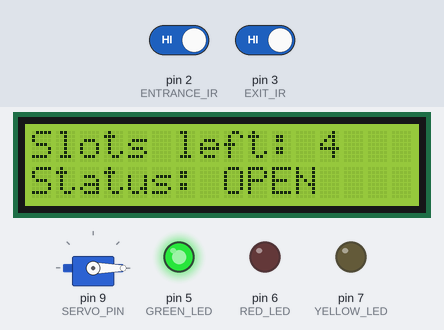
A sketch run on a simulated Arduino Uno, built with avr-gcc and run on an emulated ATmega328P. Parts: servo, 16×2 character LCD, output pins drawn as LEDs (lit = HIGH). The inputs (shaded band) are chosen by the test bench; at power-on: pin 2 (ENTRANCE_IR) HIGH, pin 3 (EXIT_IR) HIGH. What the sketch prints to the serial monitor is not drawn.

Above: at 1.2 s.
1.3 s: pin 2 (ENTRANCE_IR) driven LOW
At 1.9 s:
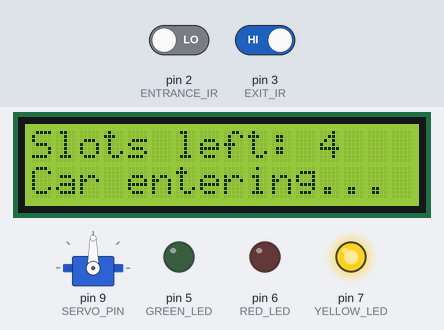
2.8 s: pin 2 (ENTRANCE_IR) driven HIGH
At 4.3 s:
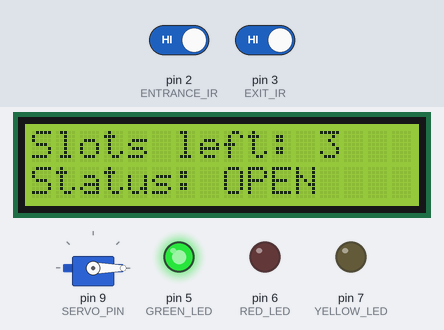
5.3 s: pin 3 (EXIT_IR) driven LOW
At 6.3 s:
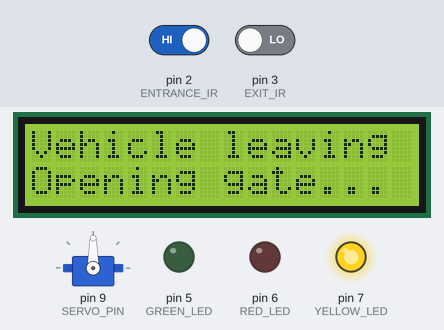
6.8 s: pin 3 (EXIT_IR) driven HIGH
At 8.6 s:
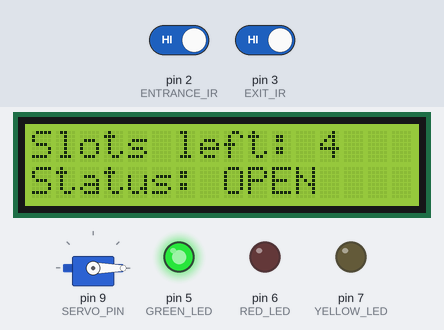
Timing chart, 0 to 10.1 s (numbered marks = the images above; inputs shaded):
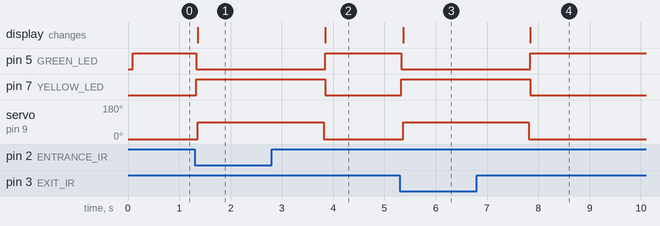

The sketch:

arduino_smart_parking_system_fc51.ino
```cpp
// =============================================================================
//  Smart Parking Management System  —  REAL BOARD (FC-51 IR sensors)
//
//  MCU      : Arduino Uno
//  Sensors  : 2x FC-51 IR obstacle sensors  (entrance + exit, active-LOW)
//  Actuator : SG90 servo                     (entry/exit barrier)
//  Display  : 16x2 I2C LCD
//  Feedback : Green / Red / Yellow LEDs       (traffic-light style)
//
//  This is the firmware for the PHYSICAL prototype. FC-51 modules output a
//  clean digital obstacle signal (LOW when a vehicle breaks the IR beam), so no
//  distance measurement is needed. The Wokwi simulation of this project uses
//  HC-SR04 ultrasonic sensors instead (the FC-51 module isn't available in
//  Wokwi) and lives in firmware/simulation/.
// =============================================================================

#include <Wire.h>
#include <LiquidCrystal_I2C.h>
#include <Servo.h>

// -----------------------------------------------------------------------------
//  Pin map
// -----------------------------------------------------------------------------
const uint8_t ENTRANCE_IR = 2;    // FC-51 OUT — LOW when a vehicle is detected
const uint8_t EXIT_IR     = 3;    // FC-51 OUT — LOW when a vehicle is detected

const uint8_t GREEN_LED   = 5;
const uint8_t RED_LED     = 6;
const uint8_t YELLOW_LED  = 7;
const uint8_t SERVO_PIN   = 9;

// -----------------------------------------------------------------------------
//  Tunable parameters
// -----------------------------------------------------------------------------
const uint8_t  TOTAL_SPACES       = 4;
const uint8_t  CONFIRM_READS      = 4;     // Consecutive "detected" reads needed
const uint8_t  DEBOUNCE_SAMPLE_MS = 8;     // Gap between confirmation samples
const uint16_t GATE_OPEN_HOLD_MS  = 1000;  // Hold after the beam clears
const uint16_t GATE_MAX_OPEN_MS   = 8000;  // Safety: force-close after this
const uint16_t FULL_WARN_MS       = 1500;  // "FULL" message display time
const uint16_t DEBOUNCE_MS        = 1000;  // Min ms between accepted triggers

const uint8_t  GATE_CLOSED_DEG    = 0;
const uint8_t  GATE_OPEN_DEG      = 90;

// FC-51 output polarity: LOW = obstacle present
const uint8_t  VEHICLE_DETECTED   = LOW;

// -----------------------------------------------------------------------------
//  System-state enum — makes the finite state machine explicit
// -----------------------------------------------------------------------------
enum SystemState : uint8_t {
  STATE_IDLE,
  STATE_VEHICLE_ENTERING,
  STATE_VEHICLE_EXITING,
  STATE_LOT_FULL_WARN
};

// -----------------------------------------------------------------------------
//  Globals
// -----------------------------------------------------------------------------
LiquidCrystal_I2C lcd(0x27, 16, 2);   // If the LCD stays blank, try 0x3F
Servo             gateServo;
SystemState       currentState   = STATE_IDLE;
uint8_t           availableSlots = TOTAL_SPACES;

uint32_t          lastEntranceMs = 0;   // Debounce timestamps
uint32_t          lastExitMs     = 0;

// -----------------------------------------------------------------------------
//  setup()
// -----------------------------------------------------------------------------
void setup() {
  Serial.begin(9600);

  pinMode(ENTRANCE_IR, INPUT);
  pinMode(EXIT_IR,     INPUT);

  pinMode(GREEN_LED,  OUTPUT);
  pinMode(RED_LED,    OUTPUT);
  pinMode(YELLOW_LED, OUTPUT);

  gateServo.attach(SERVO_PIN);
  closeGate();

  lcd.init();
  lcd.backlight();

  Serial.println(F("=== Smart Parking System READY (FC-51) ==="));
  updateDisplay();
}

// -----------------------------------------------------------------------------
//  loop()  — poll both sensors, dispatch entry/exit events
// -----------------------------------------------------------------------------
void loop() {
  uint32_t now = millis();

  // --- ENTRANCE ---
  if (vehiclePresent(ENTRANCE_IR) && (now - lastEntranceMs) > DEBOUNCE_MS) {
    lastEntranceMs = now;
    if (availableSlots > 0) handleVehicleEntry();
    else                    handleLotFull();
  }
  // --- EXIT  (else-if prevents simultaneous entry+exit processing) ---
  else if (vehiclePresent(EXIT_IR) && (now - lastExitMs) > DEBOUNCE_MS) {
    lastExitMs = now;
    if (availableSlots < TOTAL_SPACES) handleVehicleExit();
  }
}

// -----------------------------------------------------------------------------
//  Event handlers
// -----------------------------------------------------------------------------
void handleVehicleEntry() {
  currentState = STATE_VEHICLE_ENTERING;
  Serial.print(F("ENTRY  - slots before: ")); Serial.println(availableSlots);

  setLEDs(false, false, true);        // Yellow = gate moving

  lcd.clear();
  lcd.setCursor(0, 0); lcd.print(F("Slots left: ")); lcd.print(availableSlots);
  lcd.setCursor(0, 1); lcd.print(F("Car entering... "));

  openGate();
  waitForClear(ENTRANCE_IR);          // Hold until the car passes the beam
  delay(GATE_OPEN_HOLD_MS);
  closeGate();

  availableSlots = constrain(availableSlots - 1, 0, TOTAL_SPACES);
  Serial.print(F("ENTRY done - slots now: ")); Serial.println(availableSlots);

  currentState = STATE_IDLE;
  updateDisplay();
}

void handleVehicleExit() {
  currentState = STATE_VEHICLE_EXITING;
  Serial.print(F("EXIT   - slots before: ")); Serial.println(availableSlots);

  setLEDs(false, false, true);

  lcd.clear();
  lcd.setCursor(0, 0); lcd.print(F("Vehicle leaving "));
  lcd.setCursor(0, 1); lcd.print(F("Opening gate... "));

  openGate();
  waitForClear(EXIT_IR);
  delay(GATE_OPEN_HOLD_MS);
  closeGate();

  availableSlots = constrain(availableSlots + 1, 0, TOTAL_SPACES);
  Serial.print(F("EXIT done - slots now: ")); Serial.println(availableSlots);

  currentState = STATE_IDLE;
  updateDisplay();
}

void handleLotFull() {
  currentState = STATE_LOT_FULL_WARN;
  Serial.println(F("LOT FULL - entry denied"));

  setLEDs(false, true, false);        // Red only

  lcd.clear();
  lcd.setCursor(0, 0); lcd.print(F("  PARKING FULL  "));
  lcd.setCursor(0, 1); lcd.print(F(" NO SPACE LEFT! "));
  delay(FULL_WARN_MS);

  currentState = STATE_IDLE;
  updateDisplay();
}

// -----------------------------------------------------------------------------
//  Sensor helper — software-debounced read of an FC-51 module
// -----------------------------------------------------------------------------
// Returns true only if the sensor reads "detected" for CONFIRM_READS samples in
// a row. A raw IR module can blip on ambient light or a passing hand; requiring
// several consecutive reads rejects those single-frame false triggers.
bool vehiclePresent(uint8_t irPin) {
  for (uint8_t i = 0; i < CONFIRM_READS; i++) {
    if (digitalRead(irPin) != VEHICLE_DETECTED) return false;
    delay(DEBOUNCE_SAMPLE_MS);
  }
  return true;
}

// Block until the beam is clear again, with a safety timeout so a stalled car
// or a stuck sensor can't hold the gate open and freeze the whole system.
void waitForClear(uint8_t irPin) {
  uint32_t start = millis();
  while (digitalRead(irPin) == VEHICLE_DETECTED) {
    if (millis() - start > GATE_MAX_OPEN_MS) {
      Serial.println(F("WARN: gate-open timeout - forcing close"));
      return;
    }
    delay(50);
  }
}

// -----------------------------------------------------------------------------
//  Gate control
// -----------------------------------------------------------------------------
void openGate()  { gateServo.write(GATE_OPEN_DEG);   }
void closeGate() { gateServo.write(GATE_CLOSED_DEG); }

// -----------------------------------------------------------------------------
//  LED control — single function keeps the LED state consistent
// -----------------------------------------------------------------------------
void setLEDs(bool green, bool red, bool yellow) {
  digitalWrite(GREEN_LED,  green  ? HIGH : LOW);
  digitalWrite(RED_LED,    red    ? HIGH : LOW);
  digitalWrite(YELLOW_LED, yellow ? HIGH : LOW);
}

// -----------------------------------------------------------------------------
//  Display
// -----------------------------------------------------------------------------
void updateDisplay() {
  bool isFull = (availableSlots == 0);

  lcd.clear();
  lcd.setCursor(0, 0);
  lcd.print(F("Slots left: ")); lcd.print(availableSlots);

  lcd.setCursor(0, 1);
  lcd.print(isFull ? F("Status: FULL") : F("Status: OPEN"));

  setLEDs(!isFull, isFull, false);    // Green if open, Red if full

  Serial.print(F("Display updated - "));
  Serial.print(availableSlots);
  Serial.println(isFull ? F(" slots - FULL") : F(" slots - OPEN"));
}
```

Measured:
- after the input at 1.3 s, pin 5 (GREEN_LED): HIGH → LOW at once; pin 7 (YELLOW_LED): LOW → HIGH at once; servo on pin 9 (SERVO_PIN): 0° → 90° after 0.06 s; the display: changes after 0.06 s (image 1)
- after the input at 2.8 s, pin 5 (GREEN_LED): LOW → HIGH after 1.0 s; pin 7 (YELLOW_LED): HIGH → LOW after 1.0 s; servo on pin 9 (SERVO_PIN): 90° → 0° after 1.0 s; the display: changes after 1.0 s (image 2)
- after the input at 5.3 s, pin 5 (GREEN_LED): HIGH → LOW at once; pin 7 (YELLOW_LED): LOW → HIGH at once; servo on pin 9 (SERVO_PIN): 0° → 90° after 0.07 s; the display: changes after 0.07 s (image 3)
- after the input at 6.8 s, pin 5 (GREEN_LED): LOW → HIGH after 1.0 s; pin 7 (YELLOW_LED): HIGH → LOW after 1.0 s; servo on pin 9 (SERVO_PIN): 90° → 0° after 1.0 s; the display: changes after 1.0 s (image 4)
